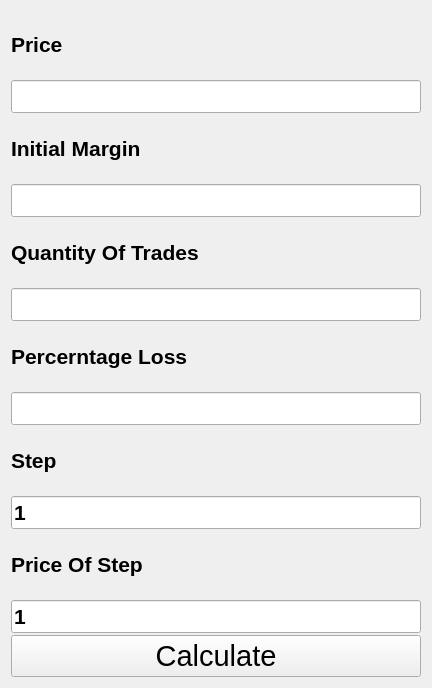
     <widget class="QWidget" name="page_9">
      <property name="minimumSize">
       <size>
        <width>432</width>
        <height>688</height>
       </size>
      </property>
      <property name="font">
       <font>
        <pointsize>16</pointsize>
        <bold>true</bold>
       </font>
      </property>
      <layout class="QVBoxLayout" name="verticalLayout_26">
       <item>
        <layout class="QVBoxLayout" name="verticalLayout_8">
         <property name="spacing">
          <number>2</number>
         </property>
         <item>
          <widget class="QLabel" name="label_26">
           <property name="font">
            <font>
             <pointsize>16</pointsize>
             <bold>true</bold>
            </font>
           </property>
           <property name="text">
            <string>Price</string>
           </property>
          </widget>
         </item>
         <item>
          <widget class="QLineEdit" name="lineEdit_19">
           <property name="maxLength">
            <number>6</number>
           </property>
          </widget>
         </item>
         <item>
          <widget class="QLabel" name="label_27">
           <property name="font">
            <font>
             <pointsize>16</pointsize>
             <bold>true</bold>
            </font>
           </property>
           <property name="text">
            <string>Initial Margin</string>
           </property>
          </widget>
         </item>
         <item>
          <widget class="QLineEdit" name="lineEdit_20">
           <property name="maxLength">
            <number>6</number>
           </property>
          </widget>
         </item>
         <item>
          <widget class="QLabel" name="label_28">
           <property name="font">
            <font>
             <pointsize>16</pointsize>
             <bold>true</bold>
            </font>
           </property>
           <property name="text">
            <string>Quantity Of Trades</string>
           </property>
          </widget>
         </item>
         <item>
          <widget class="QLineEdit" name="lineEdit_21">
           <property name="maxLength">
            <number>6</number>
           </property>
          </widget>
         </item>
         <item>
          <widget class="QLabel" name="label_29">
           <property name="font">
            <font>
             <pointsize>16</pointsize>
             <bold>true</bold>
            </font>
           </property>
           <property name="text">
            <string>Percerntage Loss</string>
           </property>
          </widget>
         </item>
         <item>
          <widget class="QLineEdit" name="lineEdit_22">
           <property name="maxLength">
            <number>6</number>
           </property>
          </widget>
         </item>
         <item>
          <widget class="QLabel" name="label_30">
           <property name="font">
            <font>
             <pointsize>16</pointsize>
             <bold>true</bold>
            </font>
           </property>
           <property name="text">
            <string>Step</string>
           </property>
          </widget>
         </item>
         <item>
          <widget class="QLineEdit" name="lineEdit_23">
           <property name="enabled">
            <bool>true</bool>
           </property>
           <property name="text">
            <string>1</string>
           </property>
           <property name="maxLength">
            <number>6</number>
           </property>
          </widget>
         </item>
         <item>
          <widget class="QLabel" name="label_31">
           <property name="font">
            <font>
             <pointsize>16</pointsize>
             <bold>true</bold>
            </font>
           </property>
           <property name="text">
            <string>Price Of Step</string>
           </property>
          </widget>
         </item>
         <item>
          <widget class="QLineEdit" name="lineEdit_24">
           <property name="enabled">
            <bool>true</bool>
           </property>
           <property name="text">
            <string>1</string>
           </property>
           <property name="maxLength">
            <number>6</number>
           </property>
          </widget>
         </item>
         <item>
          <widget class="QPushButton" name="pushButton_21">
           <property name="font">
            <font>
             <pointsize>22</pointsize>
             <bold>false</bold>
            </font>
           </property>
           <property name="text">
            <string>Calculate</string>
           </property>
          </widget>
         </item>
        </layout>
       </item>
      </layout>
     </widget>
